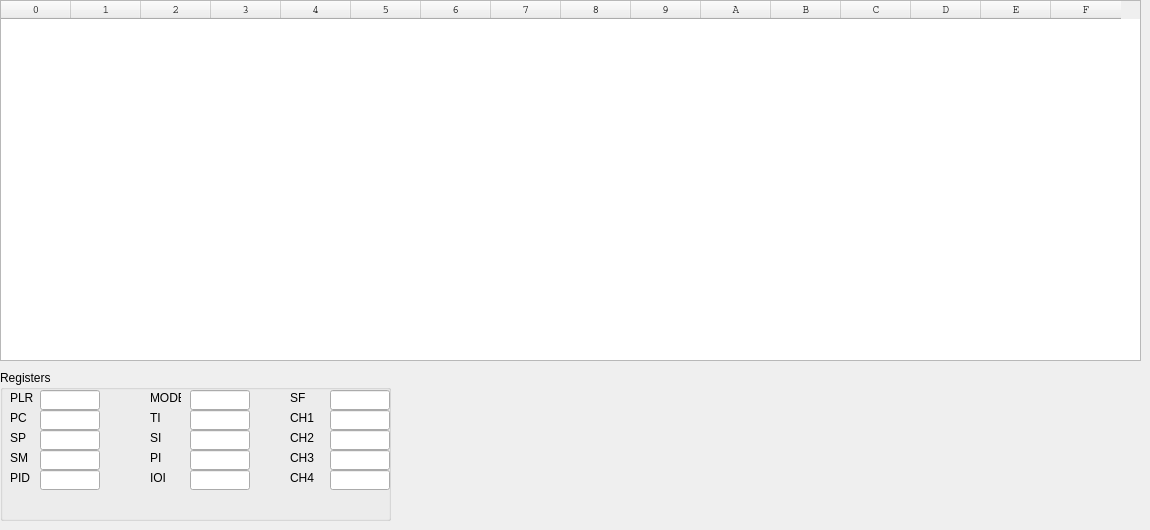
    <widget class="QWidget" name="tab">
     <attribute name="title">
      <string>RM</string>
     </attribute>
     <widget class="QGroupBox" name="groupBox">
      <property name="geometry">
       <rect>
        <x>0</x>
        <y>370</y>
        <width>391</width>
        <height>151</height>
       </rect>
      </property>
      <property name="title">
       <string>Registers</string>
      </property>
      <widget class="QLabel" name="label">
       <property name="geometry">
        <rect>
         <x>10</x>
         <y>20</y>
         <width>31</width>
         <height>16</height>
        </rect>
       </property>
       <property name="text">
        <string>PLR</string>
       </property>
      </widget>
      <widget class="QLabel" name="label_2">
       <property name="geometry">
        <rect>
         <x>10</x>
         <y>40</y>
         <width>31</width>
         <height>16</height>
        </rect>
       </property>
       <property name="text">
        <string>PC</string>
       </property>
      </widget>
      <widget class="QLabel" name="label_3">
       <property name="geometry">
        <rect>
         <x>10</x>
         <y>60</y>
         <width>31</width>
         <height>16</height>
        </rect>
       </property>
       <property name="text">
        <string>SP</string>
       </property>
      </widget>
      <widget class="QLabel" name="label_4">
       <property name="geometry">
        <rect>
         <x>10</x>
         <y>80</y>
         <width>31</width>
         <height>16</height>
        </rect>
       </property>
       <property name="text">
        <string>SM</string>
       </property>
      </widget>
      <widget class="QLabel" name="label_5">
       <property name="geometry">
        <rect>
         <x>10</x>
         <y>100</y>
         <width>31</width>
         <height>16</height>
        </rect>
       </property>
       <property name="text">
        <string>PID</string>
       </property>
      </widget>
      <widget class="QLabel" name="label_6">
       <property name="geometry">
        <rect>
         <x>150</x>
         <y>20</y>
         <width>31</width>
         <height>16</height>
        </rect>
       </property>
       <property name="text">
        <string>MODE</string>
       </property>
      </widget>
      <widget class="QLabel" name="label_7">
       <property name="geometry">
        <rect>
         <x>150</x>
         <y>40</y>
         <width>31</width>
         <height>16</height>
        </rect>
       </property>
       <property name="text">
        <string>TI</string>
       </property>
      </widget>
      <widget class="QLabel" name="label_8">
       <property name="geometry">
        <rect>
         <x>150</x>
         <y>60</y>
         <width>31</width>
         <height>16</height>
        </rect>
       </property>
       <property name="text">
        <string>SI</string>
       </property>
      </widget>
      <widget class="QLabel" name="label_9">
       <property name="geometry">
        <rect>
         <x>150</x>
         <y>80</y>
         <width>31</width>
         <height>16</height>
        </rect>
       </property>
       <property name="text">
        <string>PI</string>
       </property>
      </widget>
      <widget class="QLabel" name="label_10">
       <property name="geometry">
        <rect>
         <x>150</x>
         <y>100</y>
         <width>31</width>
         <height>16</height>
        </rect>
       </property>
       <property name="text">
        <string>IOI</string>
       </property>
      </widget>
      <widget class="QLabel" name="label_11">
       <property name="geometry">
        <rect>
         <x>290</x>
         <y>20</y>
         <width>31</width>
         <height>16</height>
        </rect>
       </property>
       <property name="text">
        <string>SF</string>
       </property>
      </widget>
      <widget class="QLabel" name="label_12">
       <property name="geometry">
        <rect>
         <x>290</x>
         <y>40</y>
         <width>31</width>
         <height>16</height>
        </rect>
       </property>
       <property name="text">
        <string>CH1</string>
       </property>
      </widget>
      <widget class="QLabel" name="label_13">
       <property name="geometry">
        <rect>
         <x>290</x>
         <y>60</y>
         <width>31</width>
         <height>16</height>
        </rect>
       </property>
       <property name="text">
        <string>CH2</string>
       </property>
      </widget>
      <widget class="QLabel" name="label_14">
       <property name="geometry">
        <rect>
         <x>290</x>
         <y>80</y>
         <width>31</width>
         <height>16</height>
        </rect>
       </property>
       <property name="text">
        <string>CH3</string>
       </property>
      </widget>
      <widget class="QLabel" name="label_15">
       <property name="geometry">
        <rect>
         <x>290</x>
         <y>100</y>
         <width>31</width>
         <height>16</height>
        </rect>
       </property>
       <property name="text">
        <string>CH4</string>
       </property>
      </widget>
      <widget class="QLineEdit" name="PLRR">
       <property name="geometry">
        <rect>
         <x>40</x>
         <y>20</y>
         <width>60</width>
         <height>20</height>
        </rect>
       </property>
       <property name="sizePolicy">
        <sizepolicy hsizetype="Fixed" vsizetype="Fixed">
         <horstretch>0</horstretch>
         <verstretch>0</verstretch>
        </sizepolicy>
       </property>
       <property name="text">
        <string/>
       </property>
       <property name="readOnly">
        <bool>true</bool>
       </property>
      </widget>
      <widget class="QLineEdit" name="PCR">
       <property name="geometry">
        <rect>
         <x>40</x>
         <y>40</y>
         <width>60</width>
         <height>20</height>
        </rect>
       </property>
       <property name="sizePolicy">
        <sizepolicy hsizetype="Fixed" vsizetype="Fixed">
         <horstretch>0</horstretch>
         <verstretch>0</verstretch>
        </sizepolicy>
       </property>
       <property name="text">
        <string/>
       </property>
       <property name="readOnly">
        <bool>true</bool>
       </property>
      </widget>
      <widget class="QLineEdit" name="SPR">
       <property name="geometry">
        <rect>
         <x>40</x>
         <y>60</y>
         <width>60</width>
         <height>20</height>
        </rect>
       </property>
       <property name="sizePolicy">
        <sizepolicy hsizetype="Fixed" vsizetype="Fixed">
         <horstretch>0</horstretch>
         <verstretch>0</verstretch>
        </sizepolicy>
       </property>
       <property name="text">
        <string/>
       </property>
       <property name="readOnly">
        <bool>true</bool>
       </property>
      </widget>
      <widget class="QLineEdit" name="SMR">
       <property name="geometry">
        <rect>
         <x>40</x>
         <y>80</y>
         <width>60</width>
         <height>20</height>
        </rect>
       </property>
       <property name="sizePolicy">
        <sizepolicy hsizetype="Fixed" vsizetype="Fixed">
         <horstretch>0</horstretch>
         <verstretch>0</verstretch>
        </sizepolicy>
       </property>
       <property name="text">
        <string/>
       </property>
       <property name="readOnly">
        <bool>true</bool>
       </property>
      </widget>
      <widget class="QLineEdit" name="PIDR">
       <property name="geometry">
        <rect>
         <x>40</x>
         <y>100</y>
         <width>60</width>
         <height>20</height>
        </rect>
       </property>
       <property name="sizePolicy">
        <sizepolicy hsizetype="Fixed" vsizetype="Fixed">
         <horstretch>0</horstretch>
         <verstretch>0</verstretch>
        </sizepolicy>
       </property>
       <property name="text">
        <string/>
       </property>
       <property name="readOnly">
        <bool>true</bool>
       </property>
      </widget>
      <widget class="QLineEdit" name="PIR">
       <property name="geometry">
        <rect>
         <x>190</x>
         <y>80</y>
         <width>60</width>
         <height>20</height>
        </rect>
       </property>
       <property name="sizePolicy">
        <sizepolicy hsizetype="Fixed" vsizetype="Fixed">
         <horstretch>0</horstretch>
         <verstretch>0</verstretch>
        </sizepolicy>
       </property>
       <property name="text">
        <string/>
       </property>
       <property name="readOnly">
        <bool>true</bool>
       </property>
      </widget>
      <widget class="QLineEdit" name="SIR">
       <property name="geometry">
        <rect>
         <x>190</x>
         <y>60</y>
         <width>60</width>
         <height>20</height>
        </rect>
       </property>
       <property name="sizePolicy">
        <sizepolicy hsizetype="Fixed" vsizetype="Fixed">
         <horstretch>0</horstretch>
         <verstretch>0</verstretch>
        </sizepolicy>
       </property>
       <property name="text">
        <string/>
       </property>
       <property name="readOnly">
        <bool>true</bool>
       </property>
      </widget>
      <widget class="QLineEdit" name="TIR">
       <property name="geometry">
        <rect>
         <x>190</x>
         <y>40</y>
         <width>60</width>
         <height>20</height>
        </rect>
       </property>
       <property name="sizePolicy">
        <sizepolicy hsizetype="Fixed" vsizetype="Fixed">
         <horstretch>0</horstretch>
         <verstretch>0</verstretch>
        </sizepolicy>
       </property>
       <property name="text">
        <string/>
       </property>
       <property name="readOnly">
        <bool>true</bool>
       </property>
      </widget>
      <widget class="QLineEdit" name="MODER">
       <property name="geometry">
        <rect>
         <x>190</x>
         <y>20</y>
         <width>60</width>
         <height>20</height>
        </rect>
       </property>
       <property name="sizePolicy">
        <sizepolicy hsizetype="Fixed" vsizetype="Fixed">
         <horstretch>0</horstretch>
         <verstretch>0</verstretch>
        </sizepolicy>
       </property>
       <property name="text">
        <string/>
       </property>
       <property name="readOnly">
        <bool>true</bool>
       </property>
      </widget>
      <widget class="QLineEdit" name="IOIR">
       <property name="geometry">
        <rect>
         <x>190</x>
         <y>100</y>
         <width>60</width>
         <height>20</height>
        </rect>
       </property>
       <property name="sizePolicy">
        <sizepolicy hsizetype="Fixed" vsizetype="Fixed">
         <horstretch>0</horstretch>
         <verstretch>0</verstretch>
        </sizepolicy>
       </property>
       <property name="text">
        <string/>
       </property>
       <property name="readOnly">
        <bool>true</bool>
       </property>
      </widget>
      <widget class="QLineEdit" name="CH3R">
       <property name="geometry">
        <rect>
         <x>330</x>
         <y>80</y>
         <width>60</width>
         <height>20</height>
        </rect>
       </property>
       <property name="sizePolicy">
        <sizepolicy hsizetype="Fixed" vsizetype="Fixed">
         <horstretch>0</horstretch>
         <verstretch>0</verstretch>
        </sizepolicy>
       </property>
       <property name="text">
        <string/>
       </property>
       <property name="readOnly">
        <bool>true</bool>
       </property>
      </widget>
      <widget class="QLineEdit" name="CH2R">
       <property name="geometry">
        <rect>
         <x>330</x>
         <y>60</y>
         <width>60</width>
         <height>20</height>
        </rect>
       </property>
       <property name="sizePolicy">
        <sizepolicy hsizetype="Fixed" vsizetype="Fixed">
         <horstretch>0</horstretch>
         <verstretch>0</verstretch>
        </sizepolicy>
       </property>
       <property name="text">
        <string/>
       </property>
       <property name="readOnly">
        <bool>true</bool>
       </property>
      </widget>
      <widget class="QLineEdit" name="CH1R">
       <property name="geometry">
        <rect>
         <x>330</x>
         <y>40</y>
         <width>60</width>
         <height>20</height>
        </rect>
       </property>
       <property name="sizePolicy">
        <sizepolicy hsizetype="Fixed" vsizetype="Fixed">
         <horstretch>0</horstretch>
         <verstretch>0</verstretch>
        </sizepolicy>
       </property>
       <property name="text">
        <string/>
       </property>
       <property name="readOnly">
        <bool>true</bool>
       </property>
      </widget>
      <widget class="QLineEdit" name="CH4R">
       <property name="geometry">
        <rect>
         <x>330</x>
         <y>100</y>
         <width>60</width>
         <height>20</height>
        </rect>
       </property>
       <property name="sizePolicy">
        <sizepolicy hsizetype="Fixed" vsizetype="Fixed">
         <horstretch>0</horstretch>
         <verstretch>0</verstretch>
        </sizepolicy>
       </property>
       <property name="text">
        <string/>
       </property>
       <property name="readOnly">
        <bool>true</bool>
       </property>
      </widget>
      <widget class="QLineEdit" name="SFR">
       <property name="geometry">
        <rect>
         <x>330</x>
         <y>20</y>
         <width>60</width>
         <height>20</height>
        </rect>
       </property>
       <property name="sizePolicy">
        <sizepolicy hsizetype="Fixed" vsizetype="Fixed">
         <horstretch>0</horstretch>
         <verstretch>0</verstretch>
        </sizepolicy>
       </property>
       <property name="text">
        <string/>
       </property>
       <property name="readOnly">
        <bool>true</bool>
       </property>
      </widget>
     </widget>
     <widget class="QTableWidget" name="tableRM">
      <property name="geometry">
       <rect>
        <x>0</x>
        <y>0</y>
        <width>1141</width>
        <height>361</height>
       </rect>
      </property>
      <property name="sizePolicy">
       <sizepolicy hsizetype="Fixed" vsizetype="Fixed">
        <horstretch>0</horstretch>
        <verstretch>0</verstretch>
       </sizepolicy>
      </property>
      <property name="font">
       <font>
        <family>Courier</family>
        <pointsize>8</pointsize>
        <kerning>false</kerning>
       </font>
      </property>
      <property name="focusPolicy">
       <enum>Qt::NoFocus</enum>
      </property>
      <property name="contextMenuPolicy">
       <enum>Qt::DefaultContextMenu</enum>
      </property>
      <property name="layoutDirection">
       <enum>Qt::LeftToRight</enum>
      </property>
      <property name="inputMethodHints">
       <set>Qt::ImhPreferUppercase</set>
      </property>
      <property name="verticalScrollBarPolicy">
       <enum>Qt::ScrollBarAsNeeded</enum>
      </property>
      <property name="horizontalScrollBarPolicy">
       <enum>Qt::ScrollBarAsNeeded</enum>
      </property>
      <property name="sizeAdjustPolicy">
       <enum>QAbstractScrollArea::AdjustIgnored</enum>
      </property>
      <property name="editTriggers">
       <set>QAbstractItemView::NoEditTriggers</set>
      </property>
      <property name="alternatingRowColors">
       <bool>true</bool>
      </property>
      <property name="selectionMode">
       <enum>QAbstractItemView::NoSelection</enum>
      </property>
      <property name="textElideMode">
       <enum>Qt::ElideLeft</enum>
      </property>
      <property name="verticalScrollMode">
       <enum>QAbstractItemView::ScrollPerItem</enum>
      </property>
      <property name="horizontalScrollMode">
       <enum>QAbstractItemView::ScrollPerItem</enum>
      </property>
      <attribute name="horizontalHeaderCascadingSectionResizes">
       <bool>false</bool>
      </attribute>
      <attribute name="horizontalHeaderDefaultSectionSize">
       <number>70</number>
      </attribute>
      <attribute name="verticalHeaderDefaultSectionSize">
       <number>28</number>
      </attribute>
      <attribute name="verticalHeaderMinimumSectionSize">
       <number>23</number>
      </attribute>
      <column>
       <property name="text">
        <string>0</string>
       </property>
      </column>
      <column>
       <property name="text">
        <string>1</string>
       </property>
      </column>
      <column>
       <property name="text">
        <string>2</string>
       </property>
      </column>
      <column>
       <property name="text">
        <string>3</string>
       </property>
      </column>
      <column>
       <property name="text">
        <string>4</string>
       </property>
      </column>
      <column>
       <property name="text">
        <string>5</string>
       </property>
      </column>
      <column>
       <property name="text">
        <string>6</string>
       </property>
      </column>
      <column>
       <property name="text">
        <string>7</string>
       </property>
      </column>
      <column>
       <property name="text">
        <string>8</string>
       </property>
      </column>
      <column>
       <property name="text">
        <string>9</string>
       </property>
      </column>
      <column>
       <property name="text">
        <string>A</string>
       </property>
      </column>
      <column>
       <property name="text">
        <string>B</string>
       </property>
      </column>
      <column>
       <property name="text">
        <string>C</string>
       </property>
      </column>
      <column>
       <property name="text">
        <string>D</string>
       </property>
      </column>
      <column>
       <property name="text">
        <string>E</string>
       </property>
      </column>
      <column>
       <property name="text">
        <string>F</string>
       </property>
      </column>
     </widget>
    </widget>
